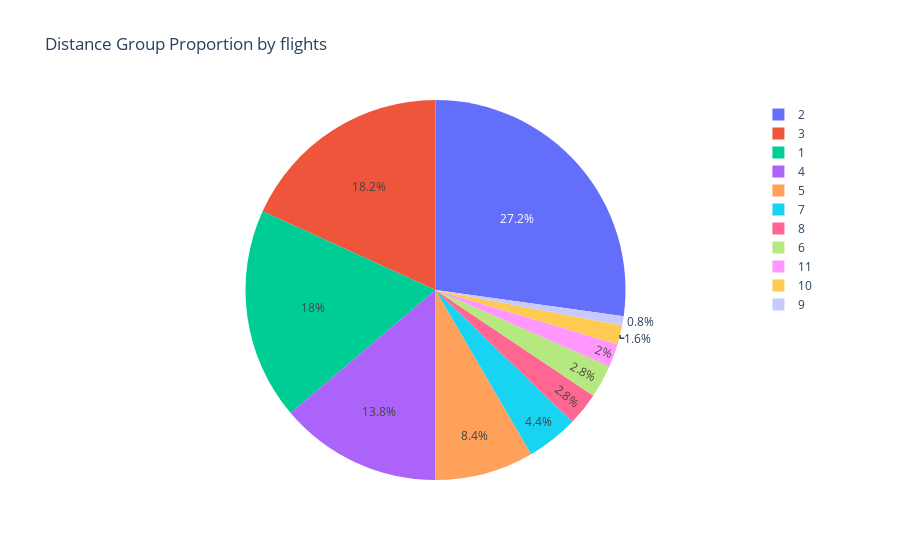

Here is the notebook cell this chart was saved with:
### Markdown cell above
## Pie chart

### Code cell
fig = px.pie(df,names="DistanceGroup",values="Flights",title="Distance Group Proportion by flights")
fig

### Figure 1 — Plotly figure (JSON) as saved in the notebook; plotly's stock layout.template omitted (floating-point values rounded to 4 significant figures; data arrays with more than 128 entries replaced by an {"elided": "..."} marker saying what was removed)
{"data": [{"domain": {"x": [0, 1], "y": [0, 1]}, "hovertemplate": "DistanceGroup=%{label}<br>Flights=%{value}<extra></extra>", "labels": {"elided": "500 int values"}, "legendgroup": "", "name": "", "showlegend": true, "type": "pie", "values": {"elided": "500 int values"}}], "layout": {"legend": {"tracegroupgap": 0}, "title": {"text": "Distance Group Proportion by flights"}}}
